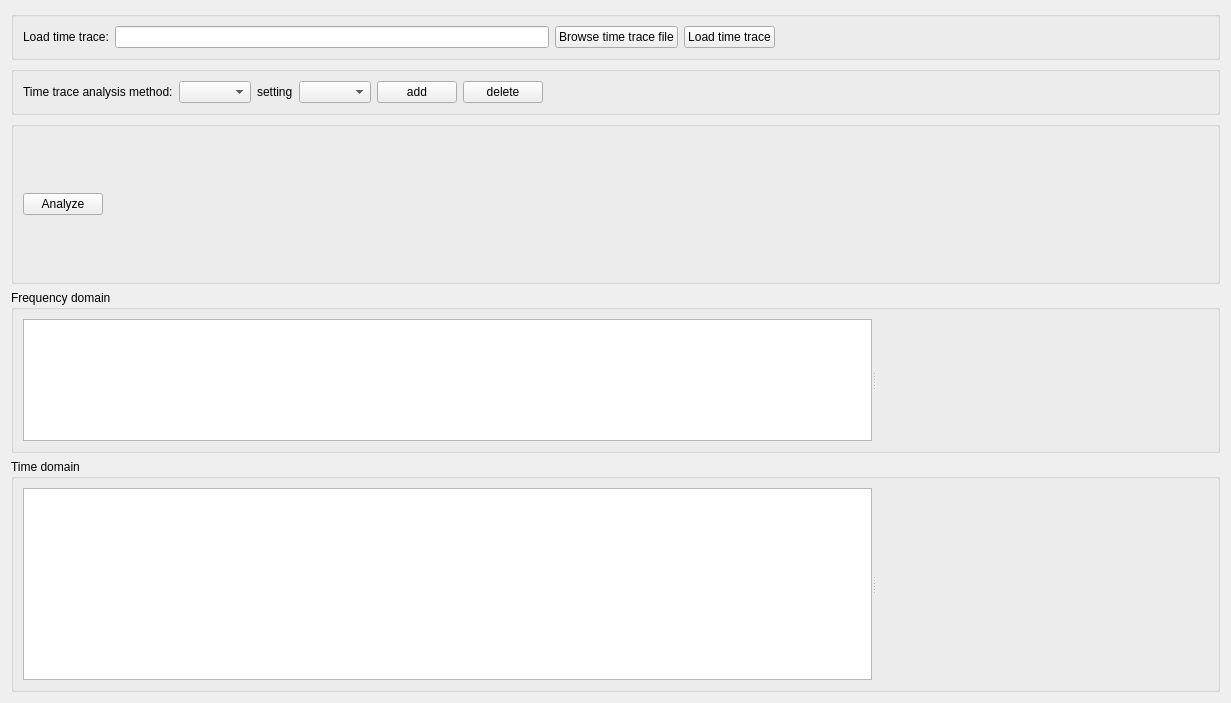
<?xml version="1.0" encoding="UTF-8"?>
<ui version="4.0">
 <class>tta</class>
 <widget class="QWidget" name="tta">
  <property name="geometry">
   <rect>
    <x>0</x>
    <y>0</y>
    <width>1231</width>
    <height>703</height>
   </rect>
  </property>
  <property name="windowTitle">
   <string>Form</string>
  </property>
  <layout class="QVBoxLayout" name="verticalLayout_3" stretch="0,0,1,1,0">
   <item>
    <widget class="QGroupBox" name="tta_loadtt_gridGroupBox">
     <layout class="QGridLayout" name="gridLayout_0">
      <item row="0" column="0">
       <layout class="QGridLayout" name="tta_laodfile_gridLayout">
        <item row="0" column="0">
         <widget class="QLabel" name="tta_load_label">
          <property name="text">
           <string>Load time trace:</string>
          </property>
         </widget>
        </item>
        <item row="0" column="1">
         <widget class="QLineEdit" name="tta_filename_LineEdit"/>
        </item>
        <item row="0" column="2">
         <widget class="QPushButton" name="tta_browsefile_PushButton">
          <property name="text">
           <string>Browse time trace file</string>
          </property>
         </widget>
        </item>
        <item row="0" column="3">
         <widget class="QPushButton" name="tta_loadfile_PushButton">
          <property name="text">
           <string>Load time trace</string>
          </property>
         </widget>
        </item>
        <item row="0" column="4">
         <spacer name="tta_load_horizontalSpacer">
          <property name="orientation">
           <enum>Qt::Horizontal</enum>
          </property>
          <property name="sizeHint" stdset="0">
           <size>
            <width>40</width>
            <height>20</height>
           </size>
          </property>
         </spacer>
        </item>
       </layout>
      </item>
     </layout>
    </widget>
   </item>
   <item>
    <widget class="QGroupBox" name="tta_setting_gridGroupBox">
     <layout class="QGridLayout" name="gridLayout_10">
      <item row="0" column="0">
       <layout class="QGridLayout" name="tta_method_gridLayout">
        <item row="0" column="4">
         <widget class="QPushButton" name="tta_setting_add_pushButton">
          <property name="text">
           <string>add</string>
          </property>
         </widget>
        </item>
        <item row="0" column="0">
         <widget class="QLabel" name="tta_method_label">
          <property name="text">
           <string>Time trace analysis method:</string>
          </property>
         </widget>
        </item>
        <item row="0" column="2">
         <widget class="QLabel" name="tta_setting_label">
          <property name="text">
           <string>setting</string>
          </property>
         </widget>
        </item>
        <item row="0" column="6">
         <spacer name="tta_method_horizontalSpacer">
          <property name="orientation">
           <enum>Qt::Horizontal</enum>
          </property>
          <property name="sizeHint" stdset="0">
           <size>
            <width>40</width>
            <height>20</height>
           </size>
          </property>
         </spacer>
        </item>
        <item row="0" column="1">
         <widget class="QComboBox" name="tta_method_comboBox"/>
        </item>
        <item row="0" column="3">
         <widget class="QComboBox" name="tta_setting_comboBox"/>
        </item>
        <item row="0" column="5">
         <widget class="QPushButton" name="tta_setting_delete_pushButton">
          <property name="text">
           <string>delete</string>
          </property>
         </widget>
        </item>
       </layout>
      </item>
      <item row="4" column="0">
       <layout class="QGridLayout" name="tta_settings_gridLayout"/>
      </item>
     </layout>
    </widget>
   </item>
   <item>
    <widget class="QGroupBox" name="tta_gridGroupBox">
     <layout class="QGridLayout" name="gridLayout_2">
      <item row="0" column="1">
       <spacer name="horizontalSpacer">
        <property name="orientation">
         <enum>Qt::Horizontal</enum>
        </property>
        <property name="sizeHint" stdset="0">
         <size>
          <width>40</width>
          <height>20</height>
         </size>
        </property>
       </spacer>
      </item>
      <item row="0" column="0">
       <widget class="QPushButton" name="tta_run_pushButton">
        <property name="text">
         <string>Analyze</string>
        </property>
       </widget>
      </item>
     </layout>
    </widget>
   </item>
   <item>
    <widget class="QGroupBox" name="plot1_groupBox">
     <property name="sizePolicy">
      <sizepolicy hsizetype="Expanding" vsizetype="Expanding">
       <horstretch>0</horstretch>
       <verstretch>0</verstretch>
      </sizepolicy>
     </property>
     <property name="title">
      <string>Frequency domain</string>
     </property>
     <layout class="QVBoxLayout" name="verticalLayout">
      <item>
       <widget class="QSplitter" name="plot1_splitter">
        <property name="sizePolicy">
         <sizepolicy hsizetype="Expanding" vsizetype="Expanding">
          <horstretch>0</horstretch>
          <verstretch>0</verstretch>
         </sizepolicy>
        </property>
        <property name="midLineWidth">
         <number>0</number>
        </property>
        <property name="orientation">
         <enum>Qt::Horizontal</enum>
        </property>
        <widget class="PlotWidget" name="plot1_PlotWidget">
         <property name="sizeAdjustPolicy">
          <enum>QAbstractScrollArea::AdjustIgnored</enum>
         </property>
        </widget>
        <widget class="FitWidget" name="plot1_fitwidget" native="true"/>
       </widget>
      </item>
     </layout>
    </widget>
   </item>
   <item>
    <widget class="QGroupBox" name="plot2_GroupBox">
     <property name="sizePolicy">
      <sizepolicy hsizetype="Expanding" vsizetype="Expanding">
       <horstretch>0</horstretch>
       <verstretch>0</verstretch>
      </sizepolicy>
     </property>
     <property name="title">
      <string>Time domain</string>
     </property>
     <layout class="QVBoxLayout" name="verticalLayout_2">
      <item>
       <widget class="QSplitter" name="plot2_splitter">
        <property name="sizePolicy">
         <sizepolicy hsizetype="Expanding" vsizetype="Expanding">
          <horstretch>0</horstretch>
          <verstretch>0</verstretch>
         </sizepolicy>
        </property>
        <property name="orientation">
         <enum>Qt::Horizontal</enum>
        </property>
        <widget class="PlotWidget" name="plot2_PlotWidget"/>
        <widget class="FitWidget" name="plot2_fitwidget" native="true"/>
       </widget>
      </item>
     </layout>
    </widget>
   </item>
  </layout>
 </widget>
 <customwidgets>
  <customwidget>
   <class>PlotWidget</class>
   <extends>QGraphicsView</extends>
   <header>pyqtgraph</header>
  </customwidget>
  <customwidget>
   <class>FitWidget</class>
   <extends>QWidget</extends>
   <header>qudi.util.widgets.fitting.h</header>
   <container>1</container>
  </customwidget>
 </customwidgets>
 <tabstops>
  <tabstop>plot1_PlotWidget</tabstop>
  <tabstop>plot2_PlotWidget</tabstop>
 </tabstops>
 <resources/>
 <connections/>
</ui>
